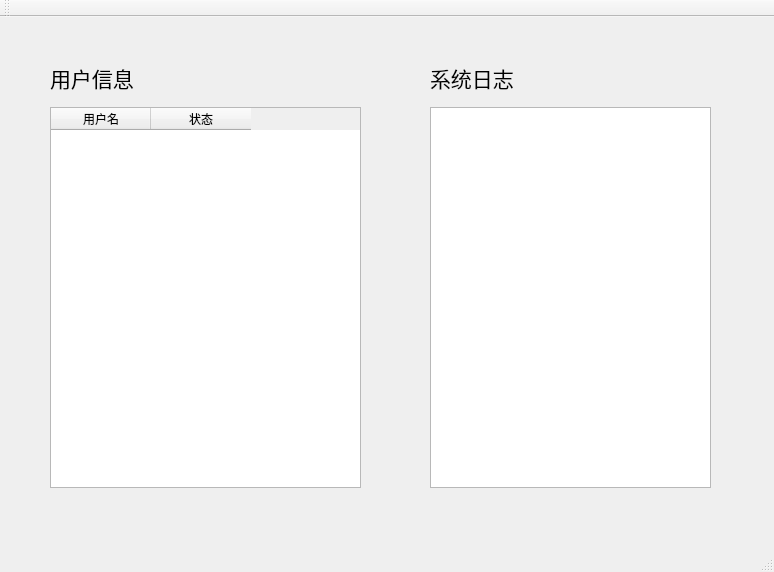
<?xml version="1.0" encoding="UTF-8"?>
<ui version="4.0">
 <class>MainWindow</class>
 <widget class="QMainWindow" name="MainWindow">
  <property name="geometry">
   <rect>
    <x>0</x>
    <y>0</y>
    <width>774</width>
    <height>572</height>
   </rect>
  </property>
  <property name="windowTitle">
   <string>MainWindow</string>
  </property>
  <widget class="QWidget" name="centralWidget">
   <widget class="QTextBrowser" name="textBrowser">
    <property name="geometry">
     <rect>
      <x>430</x>
      <y>90</y>
      <width>281</width>
      <height>381</height>
     </rect>
    </property>
   </widget>
   <widget class="QLabel" name="usrInfo">
    <property name="geometry">
     <rect>
      <x>50</x>
      <y>40</y>
      <width>131</width>
      <height>41</height>
     </rect>
    </property>
    <property name="font">
     <font>
      <family>Algerian</family>
      <pointsize>16</pointsize>
     </font>
    </property>
    <property name="text">
     <string>用户信息</string>
    </property>
   </widget>
   <widget class="QLabel" name="sysLog">
    <property name="geometry">
     <rect>
      <x>430</x>
      <y>40</y>
      <width>161</width>
      <height>41</height>
     </rect>
    </property>
    <property name="font">
     <font>
      <family>Algerian</family>
      <pointsize>16</pointsize>
     </font>
    </property>
    <property name="text">
     <string>系统日志</string>
    </property>
   </widget>
   <widget class="QTableWidget" name="tableWidget">
    <property name="geometry">
     <rect>
      <x>50</x>
      <y>90</y>
      <width>311</width>
      <height>381</height>
     </rect>
    </property>
    <property name="sizePolicy">
     <sizepolicy hsizetype="Fixed" vsizetype="Fixed">
      <horstretch>0</horstretch>
      <verstretch>0</verstretch>
     </sizepolicy>
    </property>
    <property name="focusPolicy">
     <enum>Qt::NoFocus</enum>
    </property>
    <property name="sizeAdjustPolicy">
     <enum>QAbstractScrollArea::AdjustIgnored</enum>
    </property>
    <attribute name="horizontalHeaderMinimumSectionSize">
     <number>30</number>
    </attribute>
    <column>
     <property name="text">
      <string>用户名</string>
     </property>
    </column>
    <column>
     <property name="text">
      <string>状态</string>
     </property>
    </column>
   </widget>
  </widget>
  <widget class="QToolBar" name="mainToolBar">
   <attribute name="toolBarArea">
    <enum>TopToolBarArea</enum>
   </attribute>
   <attribute name="toolBarBreak">
    <bool>false</bool>
   </attribute>
  </widget>
  <widget class="QStatusBar" name="statusBar"/>
 </widget>
 <layoutdefault spacing="6" margin="11"/>
 <resources/>
 <connections/>
</ui>
